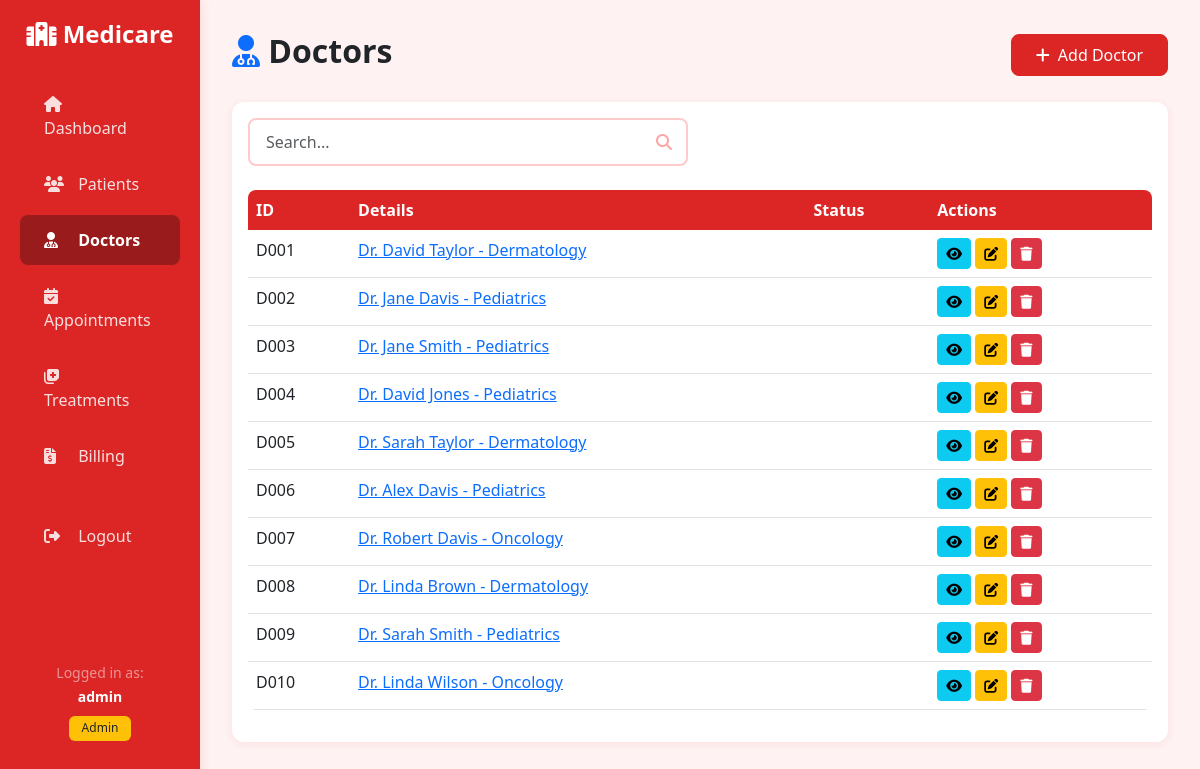
Screenshot of /doctors/ (signed in) with the database file from the repository.
### medicare/models.py (models this page shows, shortened)
class Doctor(models.Model):
    SPECIALIZATIONS = [
        ('Cardiology', 'Cardiology'),
        ('Dermatology', 'Dermatology'),
        ('Pediatrics', 'Pediatrics'),
        ('Oncology', 'Oncology'),
        ('Neurology', 'Neurology'),
        ('Orthopedics', 'Orthopedics'),
        ('Other', 'Other'),
    ]
    doctor_id = models.CharField(max_length=10, unique=True, primary_key=True)
    first_name = models.CharField(max_length=100)
    last_name = models.CharField(max_length=100)
    specialization = models.CharField(max_length=100, choices=SPECIALIZATIONS)
    phone_number = models.CharField(max_length=15)
    years_experience = models.IntegerField()
    hospital_branch = models.CharField(max_length=100)
    email = models.EmailField()
    class Meta:
        ordering = ['doctor_id']
    def __str__(self):
        return f"Dr. {self.first_name} {self.last_name} - {self.specialization}"

### medicare/views.py (the view, shortened to what this page needs)
# urls.py: path('doctors/', views.doctor_list, name='doctor_list'),
@login_required
def doctor_list(request):
    search_query = request.GET.get('search', '')
    specialization = request.GET.get('specialization', '')
    doctors = Doctor.objects.all()
    if specialization:
        doctors = doctors.filter(specialization=specialization)
    paginator = Paginator(doctors, 20)
    page_number = request.GET.get('page')
    page_obj = paginator.get_page(page_number)
    specializations = Doctor.objects.values_list('specialization', flat=True).distinct()
    context = {
        'page_obj': page_obj,
        'search_query': search_query,
        'specialization': specialization,
        'specializations': specializations,
    }
    return render(request, 'medicare/doctor_list.html', context)

### templates/medicare/doctor_list.html (shortened to what this page needs)
{%extends 'medicare/base.html'%}
{%block content%}
<div class="d-flex justify-content-between align-items-center mb-4">
    <h1 class="h2 fw-bold"><i class="fas fa-user-md text-primary"></i> Doctors</h1>
    <a href="{%url 'doctor_create'%}" class="btn btn-primary">
        <i class="fas fa-plus me-2"></i>Add Doctor
    </a>
</div>
<div class="card">
    <div class="card-body">
        <div class="row mb-4">
            <div class="col-md-6">
                <form method="get" class="search-box">
                    <input type="text" name="search" class="form-control" placeholder="Search..." value="{{search_query}}">
                    <i class="fas fa-search"></i>
                </form>
            </div>
        </div>
        <div class="table-responsive">
            <table class="table table-hover">
                <thead>
                    <tr>
                        <th>ID</th>
                        <th>Details</th>
                        <th>Status</th>
                        <th>Actions</th>
                    </tr>
                </thead>
                <tbody>
                    {%for item in page_obj%}
                    <tr>
                        <td>{{item.doctor_id}}</td>
                        <td><a href="{%url 'doctor_detail' item.doctor_id%}">{{item}}</a></td>
                        <td>{%if item.status%}<span class="badge bg-primary">{{item.status}}</span>{%endif%}</td>
                        <td>
                            <a href="{%url 'doctor_detail' item.doctor_id%}" class="btn btn-sm btn-info">
                                <i class="fas fa-eye"></i>
                            </a>
                            <a href="{%url 'doctor_update' item.doctor_id%}" class="btn btn-sm btn-warning">
                                <i class="fas fa-edit"></i>
                            </a>
                            <a href="{%url 'doctor_delete' item.doctor_id%}" class="btn btn-sm btn-danger">
                                <i class="fas fa-trash"></i>
                            </a>
                        </td>
                    </tr>
                    {%empty%}
                    <tr>
                        <td colspan="4" class="text-center text-muted">No doctors found</td>
                    </tr>
                    {%endfor%}
                </tbody>
            </table>
        </div>
    </div>
</div>
{%endblock%}

### templates/medicare/base.html (shortened to what this page needs)
<!DOCTYPE html>
<html lang="en">
<head>
    <link href="https://cdn.jsdelivr.net/npm/bootstrap@5.3.0/dist/css/bootstrap.min.css" rel="stylesheet">
    <link rel="stylesheet" href="https://cdnjs.cloudflare.com/ajax/libs/font-awesome/6.4.0/css/all.min.css">
</head>
<body>
    {% if user.is_authenticated %}
    <div class="container-fluid">
        <div class="row">
            <nav class="col-md-2 d-md-block sidebar">
                <div class="position-sticky pt-3">
                    <a href="{% url 'dashboard' %}" class="navbar-brand d-block text-center mb-4">
                        <i class="fas fa-hospital-alt"></i> Medicare
                    </a>
                    <ul class="nav flex-column">
                        <li class="nav-item">
                            <a class="nav-link {% if request.resolver_match.url_name == 'dashboard' %}active{% endif %}" href="{% url 'dashboard' %}">
                                <i class="fas fa-home"></i> Dashboard
                            </a>
                        </li>
                        {% if user.is_staff or user.is_superuser %}
                        <li class="nav-item">
                            <a class="nav-link {% if 'patient' in request.resolver_match.url_name %}active{% endif %}" href="{% url 'patient_list' %}">
                                <i class="fas fa-users"></i> Patients
                            </a>
                        </li>
                        <li class="nav-item">
                            <a class="nav-link {% if 'doctor' in request.resolver_match.url_name %}active{% endif %}" href="{% url 'doctor_list' %}">
                                <i class="fas fa-user-md"></i> Doctors
                            </a>
                        </li>
                        <li class="nav-item">
                            <a class="nav-link {% if 'appointment' in request.resolver_match.url_name %}active{% endif %}" href="{% url 'appointment_list' %}">
                                <i class="fas fa-calendar-check"></i> Appointments
                            </a>
                        </li>
                        <li class="nav-item">
                            <a class="nav-link {% if 'treatment' in request.resolver_match.url_name %}active{% endif %}" href="{% url 'treatment_list' %}">
                                <i class="fas fa-notes-medical"></i> Treatments
                            </a>
                        </li>
                        <li class="nav-item">
                            <a class="nav-link {% if 'billing' in request.resolver_match.url_name %}active{% endif %}" href="{% url 'billing_list' %}">
                                <i class="fas fa-file-invoice-dollar"></i> Billing
                            </a>
                        </li>
                        {% endif %}
                        <li class="nav-item mt-4">
                            <a class="nav-link" href="{% url 'logout' %}">
                                <i class="fas fa-sign-out-alt"></i> Logout
                            </a>
                        </li>
                    </ul>
                    <div class="text-center text-white-50 mt-5 pt-5">
                        <small>Logged in as:<br><strong class="text-white">{{ user.username }}</strong></small>
                        {% if user.is_staff or user.is_superuser %}
                        <br><span class="badge bg-warning text-dark mt-2">Admin</span>
                        {% else %}
                        <br><span class="badge bg-info mt-2">User</span>
                        {% endif %}
                    </div>
                </div>
            </nav>
            <main class="col-md-10 ms-sm-auto main-content">
                {% block content %}{% endblock %}
            </main>
        </div>
    </div>
    {% else %}
        {% block login_content %}{% endblock %}
    {% endif %}
</body>
</html>

### templates/medicare/base.html (style rules this page uses)
:root { --primary-color: #dc2626; --primary-hover: #b91c1c; --primary-dark: #991b1b; --secondary-color: #fca5a5; --success-color: #dc2626; --danger-color: #7f1d1d; --warning-color: #f87171; --info-color: #ef4444; --dark-color: #450a0a; --light-color: #fef2f2; --border-color: #fecaca; }
body { font-family: 'Segoe UI', Tahoma, Geneva, Verdana, sans-serif; background-color: var(--light-color); }
.sidebar { min-height: 100vh; background: #dc2626; box-shadow: 2px 0 10px rgba(220, 38, 38, 0.1); }
.sidebar .nav-link { color: rgba(255,255,255,0.85); padding: 0.8rem 1.5rem; transition: all 0.3s ease; border-radius: 8px; margin: 0.2rem 0.5rem; }
.sidebar .nav-link.active { background-color: #991b1b; color: white; font-weight: 600; }
.sidebar .nav-link i { margin-right: 10px; width: 20px; }
.main-content { padding: 2rem; }
.card { border: none; border-radius: 12px; box-shadow: 0 2px 8px rgba(220, 38, 38, 0.08); transition: transform 0.3s ease, box-shadow 0.3s ease; }
.btn-primary { background-color: var(--primary-color); border-color: var(--primary-color); padding: 0.5rem 1.5rem; border-radius: 8px; transition: all 0.3s ease; }
.table { border-radius: 8px; overflow: hidden; }
.table thead th { background-color: var(--primary-color); color: white; font-weight: 600; border: none; }
.table tbody tr { transition: background-color 0.2s ease; }
.badge { padding: 0.4rem 0.8rem; font-weight: 500; border-radius: 6px; }
.search-box { position: relative; }
.search-box input { border-radius: 8px; padding: 0.6rem 2.5rem 0.6rem 1rem; border: 2px solid var(--border-color); }
.search-box i { position: absolute; right: 1rem; top: 50%; transform: translateY(-50%); color: var(--secondary-color); }
.navbar-brand { font-size: 1.5rem; font-weight: 700; color: white !important; }
.form-control, .form-select { border-radius: 8px; border: 2px solid var(--border-color); padding: 0.6rem 1rem; }

### rows the page displays
Doctor: doctor_id "D001", first_name+last_name+specialization "Dr. David Taylor - Dermatology"
Doctor: doctor_id "D002", first_name+last_name+specialization "Dr. Jane Davis - Pediatrics"
Doctor: doctor_id "D003", first_name+last_name+specialization "Dr. Jane Smith - Pediatrics"
Doctor: doctor_id "D004", first_name+last_name+specialization "Dr. David Jones - Pediatrics"
Doctor: doctor_id "D005", first_name+last_name+specialization "Dr. Sarah Taylor - Dermatology"
Doctor: doctor_id "D006", first_name+last_name+specialization "Dr. Alex Davis - Pediatrics"
Doctor: doctor_id "D007", first_name+last_name+specialization "Dr. Robert Davis - Oncology"
Doctor: doctor_id "D008", first_name+last_name+specialization "Dr. Linda Brown - Dermatology"
Doctor: doctor_id "D009", first_name+last_name+specialization "Dr. Sarah Smith - Pediatrics"
Doctor: doctor_id "D010", first_name+last_name+specialization "Dr. Linda Wilson - Oncology"

### other values shown
{{ user.username }} "admin"
